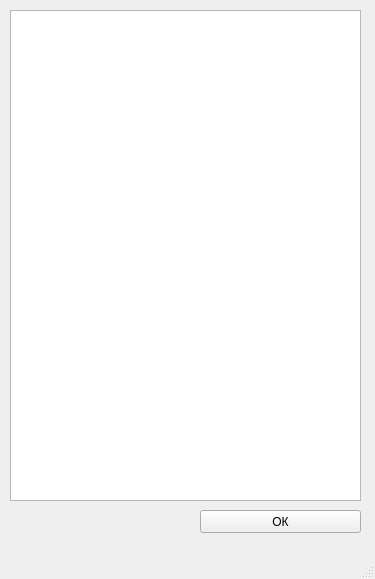
<?xml version="1.0" encoding="UTF-8"?>
<ui version="4.0">
 <class>MainWindow</class>
 <widget class="QMainWindow" name="MainWindow">
  <property name="geometry">
   <rect>
    <x>0</x>
    <y>0</y>
    <width>375</width>
    <height>579</height>
   </rect>
  </property>
  <property name="windowTitle">
   <string>MainWindow</string>
  </property>
  <widget class="QWidget" name="centralwidget">
   <widget class="QTableWidget" name="table">
    <property name="geometry">
     <rect>
      <x>10</x>
      <y>10</y>
      <width>351</width>
      <height>491</height>
     </rect>
    </property>
   </widget>
   <widget class="QPushButton" name="ok_button">
    <property name="geometry">
     <rect>
      <x>200</x>
      <y>510</y>
      <width>161</width>
      <height>23</height>
     </rect>
    </property>
    <property name="text">
     <string>ОК</string>
    </property>
   </widget>
  </widget>
  <widget class="QMenuBar" name="menubar">
   <property name="geometry">
    <rect>
     <x>0</x>
     <y>0</y>
     <width>375</width>
     <height>21</height>
    </rect>
   </property>
  </widget>
  <widget class="QStatusBar" name="statusbar"/>
 </widget>
 <resources/>
 <connections/>
</ui>
